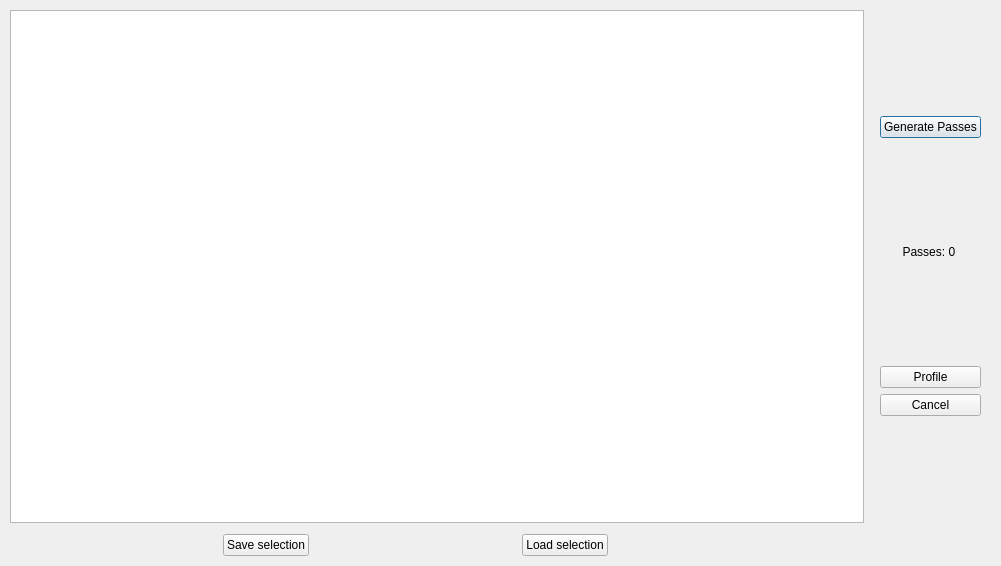
<?xml version="1.0" encoding="UTF-8"?>
<ui version="4.0">
 <class>Dialog</class>
 <widget class="QDialog" name="Dialog">
  <property name="geometry">
   <rect>
    <x>0</x>
    <y>0</y>
    <width>1001</width>
    <height>566</height>
   </rect>
  </property>
  <property name="windowTitle">
   <string>Dialog</string>
  </property>
  <widget class="QWidget" name="layoutWidget">
   <property name="geometry">
    <rect>
     <x>10</x>
     <y>10</y>
     <width>981</width>
     <height>551</height>
    </rect>
   </property>
   <layout class="QVBoxLayout" name="verticalLayout_2">
    <property name="sizeConstraint">
     <enum>QLayout::SetDefaultConstraint</enum>
    </property>
    <item>
     <layout class="QHBoxLayout" name="horizontalLayout_2">
      <item>
       <widget class="QTreeView" name="treeView"/>
      </item>
      <item>
       <layout class="QVBoxLayout" name="verticalLayout">
        <property name="leftMargin">
         <number>10</number>
        </property>
        <property name="topMargin">
         <number>5</number>
        </property>
        <property name="rightMargin">
         <number>10</number>
        </property>
        <property name="bottomMargin">
         <number>5</number>
        </property>
        <item>
         <widget class="QPushButton" name="pushButton">
          <property name="text">
           <string>Generate Passes</string>
          </property>
         </widget>
        </item>
        <item>
         <widget class="QLabel" name="label">
          <property name="sizePolicy">
           <sizepolicy hsizetype="Preferred" vsizetype="Fixed">
            <horstretch>0</horstretch>
            <verstretch>0</verstretch>
           </sizepolicy>
          </property>
          <property name="text">
           <string>Passes: 0 </string>
          </property>
          <property name="scaledContents">
           <bool>false</bool>
          </property>
          <property name="alignment">
           <set>Qt::AlignCenter</set>
          </property>
         </widget>
        </item>
        <item>
         <layout class="QVBoxLayout" name="verticalLayout_4" stretch="0,0">
          <property name="sizeConstraint">
           <enum>QLayout::SetFixedSize</enum>
          </property>
          <item>
           <widget class="QPushButton" name="pushButton_8">
            <property name="enabled">
             <bool>true</bool>
            </property>
            <property name="text">
             <string>Profile</string>
            </property>
           </widget>
          </item>
          <item>
           <widget class="QPushButton" name="pushButton_9">
            <property name="text">
             <string>Cancel</string>
            </property>
           </widget>
          </item>
         </layout>
        </item>
       </layout>
      </item>
     </layout>
    </item>
    <item>
     <layout class="QHBoxLayout" name="horizontalLayout">
      <property name="spacing">
       <number>5</number>
      </property>
      <property name="leftMargin">
       <number>5</number>
      </property>
      <property name="topMargin">
       <number>5</number>
      </property>
      <property name="rightMargin">
       <number>5</number>
      </property>
      <property name="bottomMargin">
       <number>5</number>
      </property>
      <item>
       <widget class="QPushButton" name="pushButton_4">
        <property name="sizePolicy">
         <sizepolicy hsizetype="Fixed" vsizetype="Fixed">
          <horstretch>0</horstretch>
          <verstretch>0</verstretch>
         </sizepolicy>
        </property>
        <property name="text">
         <string>Save selection</string>
        </property>
       </widget>
      </item>
      <item>
       <widget class="QPushButton" name="pushButton_5">
        <property name="sizePolicy">
         <sizepolicy hsizetype="Fixed" vsizetype="Fixed">
          <horstretch>0</horstretch>
          <verstretch>0</verstretch>
         </sizepolicy>
        </property>
        <property name="text">
         <string>Load selection</string>
        </property>
       </widget>
      </item>
      <item>
       <spacer name="horizontalSpacer">
        <property name="orientation">
         <enum>Qt::Horizontal</enum>
        </property>
        <property name="sizeType">
         <enum>QSizePolicy::Maximum</enum>
        </property>
        <property name="sizeHint" stdset="0">
         <size>
          <width>170</width>
          <height>20</height>
         </size>
        </property>
       </spacer>
      </item>
     </layout>
    </item>
   </layout>
  </widget>
 </widget>
 <resources/>
 <connections>
  <connection>
   <sender>pushButton_9</sender>
   <signal>clicked()</signal>
   <receiver>Dialog</receiver>
   <slot>reject()</slot>
   <hints>
    <hint type="sourcelabel">
     <x>947</x>
     <y>375</y>
    </hint>
    <hint type="destinationlabel">
     <x>941</x>
     <y>521</y>
    </hint>
   </hints>
  </connection>
  <connection>
   <sender>pushButton_8</sender>
   <signal>clicked()</signal>
   <receiver>Dialog</receiver>
   <slot>accept()</slot>
   <hints>
    <hint type="sourcelabel">
     <x>949</x>
     <y>209</y>
    </hint>
    <hint type="destinationlabel">
     <x>925</x>
     <y>275</y>
    </hint>
   </hints>
  </connection>
 </connections>
</ui>
